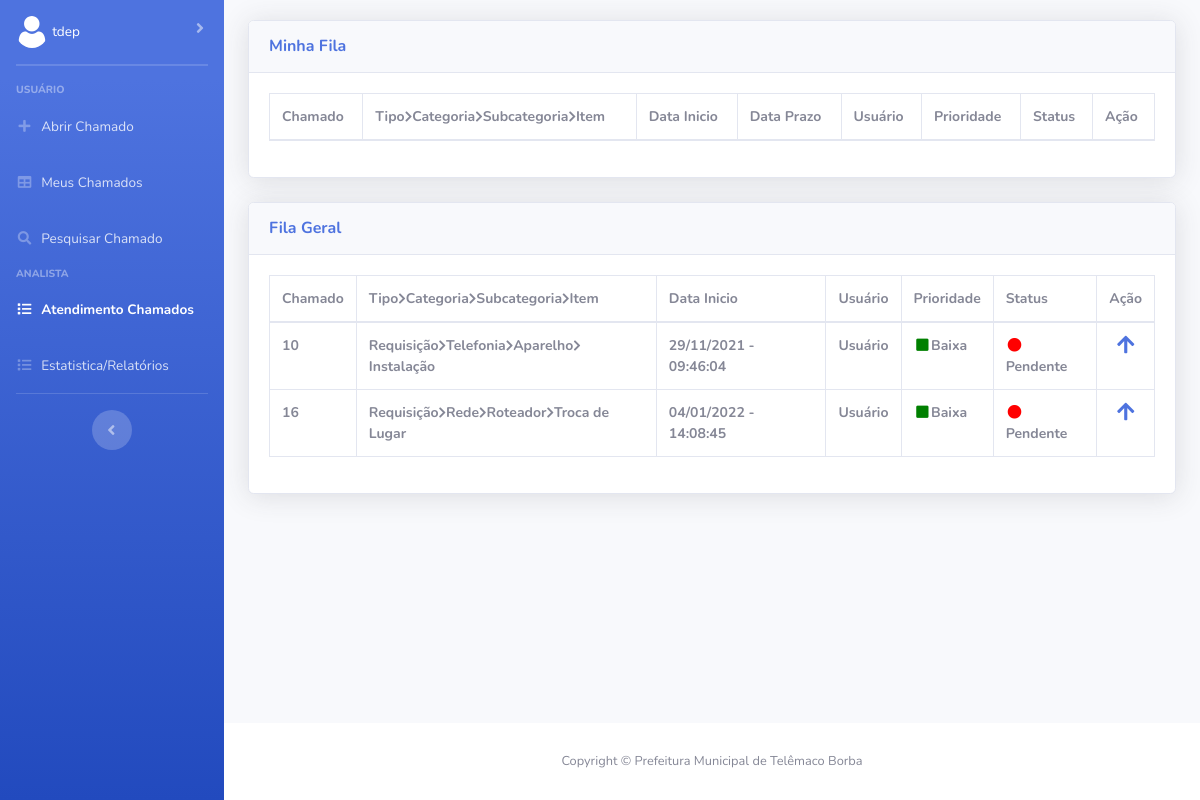
The app's page /Frontend/listaChamadoAnalista.php (signed in), older data.
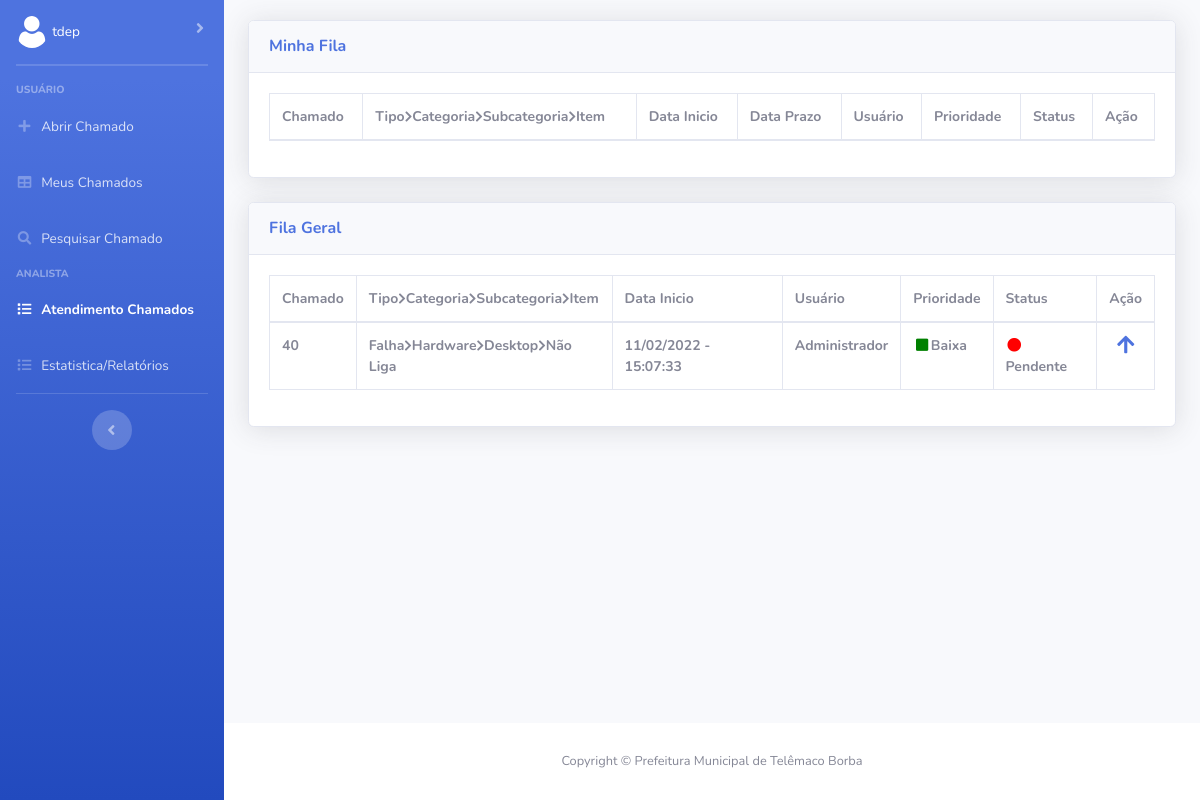
The same page, newer data.
### tables this page shows
CREATE TABLE IF NOT EXISTS `chamados` (
  `numero_chamado` int NOT NULL AUTO_INCREMENT,
  `localizacao` varchar(100) NOT NULL,
  `descricao` varchar(3000) NOT NULL,
  `descricao_analista` varchar(3000) DEFAULT NULL,
  `data_hora_abertura` datetime NOT NULL,
  `data_prazo` date DEFAULT NULL,
  `data_hora_fechamento` datetime DEFAULT NULL,
  `usuarios_matricula` int NOT NULL,
  `analista` varchar(45) DEFAULT NULL,
  `status_chamado_cod_status` int NOT NULL,
  `prioridade_chamado_cod_prioridade` int NOT NULL,
  `tipo_atendimento_cod_tipo_atendimento` int NOT NULL,
  `tipo_cod_tipo` int NOT NULL,
  `categoria_cod_categoria` int NOT NULL,
  `subcategoria_cod_subcategoria` int NOT NULL,
  `item_cod_item` int NOT NULL,
  `fila_geral` int NOT NULL,
  PRIMARY KEY (`numero_chamado`),
  KEY `fk_chamados_usuarios_idx` (`usuarios_matricula`),
  KEY `fk_chamados_item1_idx` (`item_cod_item`),
  KEY `fk_chamados_status_chamado1_idx` (`status_chamado_cod_status`),
  KEY `fk_chamados_prioridade_chamado1_idx` (`prioridade_chamado_cod_prioridade`),
  KEY `fk_chamados_tipo_atendimento1_idx` (`tipo_atendimento_cod_tipo_atendimento`),
  KEY `fk_chamados_tipo1_idx` (`tipo_cod_tipo`),
  KEY `fk_chamados_categoria1_idx` (`categoria_cod_categoria`),
  KEY `fk_chamados_subcategoria1_idx` (`subcategoria_cod_subcategoria`)
);

CREATE TABLE IF NOT EXISTS `tipo` (
  `cod_tipo` int NOT NULL AUTO_INCREMENT,
  `nome_tipo` varchar(45) NOT NULL,
  `ativo` int NOT NULL,
  PRIMARY KEY (`cod_tipo`)
);

CREATE TABLE IF NOT EXISTS `categoria` (
  `cod_categoria` int NOT NULL AUTO_INCREMENT,
  `nome_categoria` varchar(45) NOT NULL,
  `ativo` int NOT NULL,
  `tipo_cod_tipo` int NOT NULL,
  PRIMARY KEY (`cod_categoria`),
  KEY `fk_categoria_tipo1_idx` (`tipo_cod_tipo`)
);

CREATE TABLE IF NOT EXISTS `subcategoria` (
  `cod_subcategoria` int NOT NULL AUTO_INCREMENT,
  `nome_subcategoria` varchar(45) NOT NULL,
  `ativo` int NOT NULL,
  `categoria_cod_categoria` int NOT NULL,
  PRIMARY KEY (`cod_subcategoria`),
  KEY `fk_subcategoria_categoria1_idx` (`categoria_cod_categoria`)
);

CREATE TABLE IF NOT EXISTS `item` (
  `cod_item` int NOT NULL AUTO_INCREMENT,
  `nome_item` varchar(45) NOT NULL,
  `ativo` int NOT NULL,
  `subcategoria_cod_subcategoria` int NOT NULL,
  PRIMARY KEY (`cod_item`),
  KEY `fk_item_subcategoria1_idx` (`subcategoria_cod_subcategoria`)
);

CREATE TABLE IF NOT EXISTS `usuarios` (
  `matricula` int NOT NULL,
  `nome` varchar(45) NOT NULL,
  `telefone` varchar(45) NOT NULL,
  `email` varchar(45) NOT NULL,
  `departamento` varchar(45) NOT NULL,
  `senha` varchar(255) NOT NULL,
  `chave` varchar(300) NOT NULL,
  `nivel` int NOT NULL,
  `ativo` int NOT NULL,
  PRIMARY KEY (`matricula`),
  KEY `fk_cod_departamento` (`departamento`)
);

CREATE TABLE IF NOT EXISTS `prioridade_chamado` (
  `cod_prioridade` int NOT NULL AUTO_INCREMENT,
  `nome_prioridade` varchar(45) NOT NULL,
  `ativo` int NOT NULL,
  PRIMARY KEY (`cod_prioridade`)
);

CREATE TABLE IF NOT EXISTS `status_chamado` (
  `cod_status` int NOT NULL AUTO_INCREMENT,
  `nome_status` varchar(45) NOT NULL,
  `ativo` int NOT NULL,
  PRIMARY KEY (`cod_status`)
);

### Frontend/listaChamadoAnalista.php (the view, shortened to what the changed rows need)
<?php
    if(isset($_SESSION['usuario']) && is_array($_SESSION['usuario'])) {
        $nome_usuario = $_SESSION['usuario'][2];
    } else {
        header("location: ../index.php");
    }
?>
<!DOCTYPE html>
<html lang="pt-br">
<head>
    <link href="vendor/fontawesome-free/css/all.min.css" rel="stylesheet" type="text/css">
    <link href="css/sb-admin-2.min.css" rel="stylesheet">
    <link href="vendor/datatables/dataTables.bootstrap4.min.css" rel="stylesheet">
</head>
<body id="page-top">
    <div id="wrapper">
    <?php include 'navbar.php'; ?>
        <div id="content-wrapper" class="d-flex flex-column">
            <div id="content">
                <div class="container-fluid" style="margin-top: 2%;">
                    <div class="card shadow mb-4">
                        <div class="card-body">
                            <div class="table-responsive">
                                <table class="table table-bordered" id="dataTableFilaAnalista" width="100%" cellspacing="0" style="font-size: 14px;">
                                    <thead>
                                        <tr>
                                            <th>Chamado</th>
                                            <th>Tipo<i class='fas fa-chevron-right' style='font-size: 12px;'></i>Categoria<i class='fas fa-chevron-right' style='font-size: 12px;'></i>Subcategoria<i class='fas fa-chevron-right' style='font-size: 12px;'></i>Item</th>
                                            <th>Data Inicio</th>
                                            <th>Data Prazo</th>
                                            <th>Usuário</th>
                                            <th>Prioridade</th>
                                            <th>Status</th>
                                            <th>Ação</th>
                                        </tr>
                                    </thead>
                                </table>
                            </div>
                        </div>
                    </div>
                </div>
                <div class="container-fluid">
                    <div class="card shadow mb-4">
                        <div class="card-body">
                            <div class="table-responsive">
                                <table class="table table-bordered" id="dataTableFilaGeral" width="100%" cellspacing="0" style="font-size: 14px;">
                                    <thead>
                                        <tr>
                                            <th>Chamado</th>
                                            <th>Tipo<i class='fas fa-chevron-right' style='font-size: 12px;'></i>Categoria<i class='fas fa-chevron-right' style='font-size: 12px;'></i>Subcategoria<i class='fas fa-chevron-right' style='font-size: 12px;'></i>Item</th>
                                            <th>Data Inicio</th>
                                            <th>Usuário</th>
                                            <th>Prioridade</th>
                                            <th>Status</th>
                                            <th>Ação</th>
                                        </tr>
                                    </thead>
                    <?php
                        include '../Backend/conexao.php';
                        $query = $conn->query("SELECT * FROM chamados
                    INNER JOIN item ON item.cod_item = chamados.item_cod_item
                    INNER JOIN subcategoria ON subcategoria.cod_subcategoria = chamados.subcategoria_cod_subcategoria
                    INNER JOIN categoria ON categoria.cod_categoria = chamados.categoria_cod_categoria
                    INNER JOIN tipo ON tipo.cod_tipo = chamados.tipo_cod_tipo
                    INNER JOIN usuarios ON usuarios.matricula = chamados.usuarios_matricula
                    INNER JOIN prioridade_chamado ON prioridade_chamado.cod_prioridade = chamados.prioridade_chamado_cod_prioridade
                    INNER JOIN status_chamado ON status_chamado.cod_status = chamados.status_chamado_cod_status WHERE fila_geral = 1 AND status_chamado_cod_status != 3");
                    echo "<tbody>";
                        foreach($query->fetchAll(PDO::FETCH_ASSOC) as $dados) {
                            echo "<tr>";
                                echo "<th>".$dados['numero_chamado']."</th>";
                                echo "<th>".$dados['nome_tipo']."<i class='fas fa-chevron-right' style='font-size: 12px;'></i>".$dados['nome_categoria']."<i class='fas fa-chevron-right' style='font-size: 12px;'></i>".$dados['nome_subcategoria']."<i class='fas fa-chevron-right' style='font-size: 12px;'></i>".$dados['nome_item']."</th>";
                                echo "<th>".date('d/m/Y - H:i:s', strtotime($dados['data_hora_abertura']))."</th>";
                                echo "<th>".$dados['nome']."</th>";
                                switch ($dados['cod_prioridade']) {
                                    case 1:
                                        echo "<th>"."<i class='fas fa-fw fa-square' style='color: green;'></i>".$dados['nome_prioridade']."</th>";
                                        break;
                                }
                                switch ($dados['cod_status']) {
                                    case 1:
                                        echo "<th>"."<i class='fas fa-fw fa-circle' style='color: red;'></i>".$dados['nome_status']."</th>";
                                        break;
                                }
                                echo "<th style='text-align: center'><a href=verChamadoAnalista.php?nc_up=".$dados['numero_chamado']."<i class='fas fa-fw fa-arrow-up' style='font-size: 20px;' title='Mover Para Sua Fila'></i></a>";
                            echo "</tr>";
                        }
                    ?>
                    </tbody>
                                </table>
                            </div>
                        </div>
                    </div>
                </div>
            </div>
        </div>
    </div>
</body>
</html>

### Frontend/navbar.php (shortened to what the changed rows need)
<ul class="navbar-nav bg-gradient-primary sidebar sidebar-dark accordion" id="accordionSidebar">
<li class="nav-item">
    <a class="nav-link collapsed" href="#" data-toggle="collapse" data-target="#collapsePagesUser"
        aria-expanded="true" aria-controls="collapsePages">
        <img class="img-profile rounded-circle" src="img/do-utilizador.png">
        <span class="mr-2 d-none d-lg-inline text-light-600 small"><?php echo $nome_usuario; ?></span>
    </a>
</li>
</ul>

Row changes from the older to the newer data that the page shows:
no longer on this page (row edited): chamados: numero_chamado "10", tipo_cod_tipo.nome_tipo "Requisição", categoria_cod_categoria.nome_categoria "Telefonia", subcategoria_cod_subcategoria.nome_subcategoria "Aparelho", item_cod_item.nome_item "Instalação", data_hora_abertura "29/11/2021 - 09:46:04", usuarios_matricula.nome "Usuário", prioridade_chamado_cod_prioridade.nome_prioridade "Baixa", status_chamado_cod_status.nome_status "Pendente"
no longer on this page (row edited): chamados: numero_chamado "16", tipo_cod_tipo.nome_tipo "Requisição", categoria_cod_categoria.nome_categoria "Rede", subcategoria_cod_subcategoria.nome_subcategoria "Roteador", item_cod_item.nome_item "Troca de Lugar", data_hora_abertura "04/01/2022 - 14:08:45", usuarios_matricula.nome "Usuário", prioridade_chamado_cod_prioridade.nome_prioridade "Baixa", status_chamado_cod_status.nome_status "Pendente"
added chamados: numero_chamado "40", tipo_cod_tipo.nome_tipo "Falha", categoria_cod_categoria.nome_categoria "Hardware", subcategoria_cod_subcategoria.nome_subcategoria "Desktop", item_cod_item.nome_item "Não Liga", data_hora_abertura "11/02/2022 - 15:07:33", usuarios_matricula.nome "Administrador", prioridade_chamado_cod_prioridade.nome_prioridade "Baixa", status_chamado_cod_status.nome_status "Pendente"
